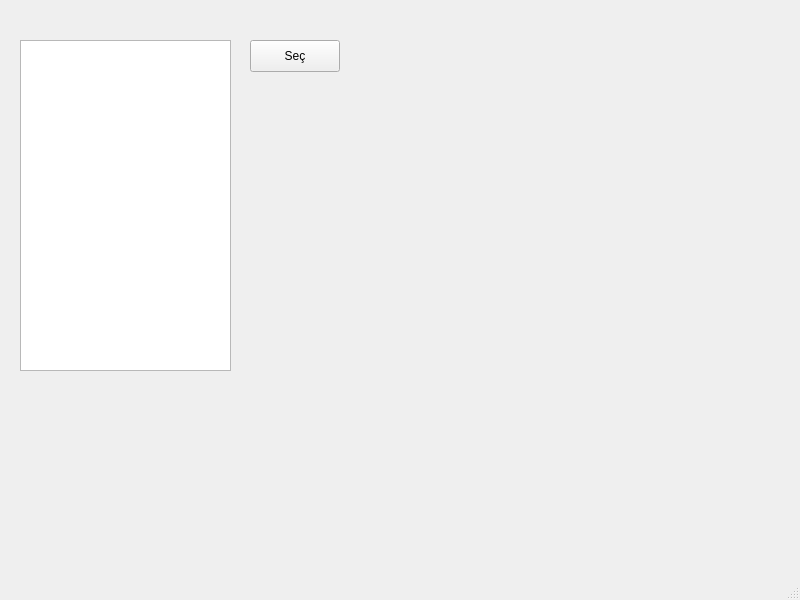
<?xml version="1.0" encoding="UTF-8"?>
<ui version="4.0">
 <class>MainWindow</class>
 <widget class="QMainWindow" name="MainWindow">
  <property name="geometry">
   <rect>
    <x>0</x>
    <y>0</y>
    <width>800</width>
    <height>600</height>
   </rect>
  </property>
  <property name="windowTitle">
   <string>MainWindow</string>
  </property>
  <widget class="QWidget" name="centralwidget">
   <widget class="QListView" name="lvDosya">
    <property name="geometry">
     <rect>
      <x>20</x>
      <y>40</y>
      <width>211</width>
      <height>331</height>
     </rect>
    </property>
   </widget>
   <widget class="QPushButton" name="btnSec">
    <property name="geometry">
     <rect>
      <x>250</x>
      <y>40</y>
      <width>90</width>
      <height>32</height>
     </rect>
    </property>
    <property name="text">
     <string>Seç</string>
    </property>
   </widget>
  </widget>
  <widget class="QMenuBar" name="menubar">
   <property name="geometry">
    <rect>
     <x>0</x>
     <y>0</y>
     <width>800</width>
     <height>28</height>
    </rect>
   </property>
  </widget>
  <widget class="QStatusBar" name="statusbar"/>
 </widget>
 <resources/>
 <connections/>
</ui>
